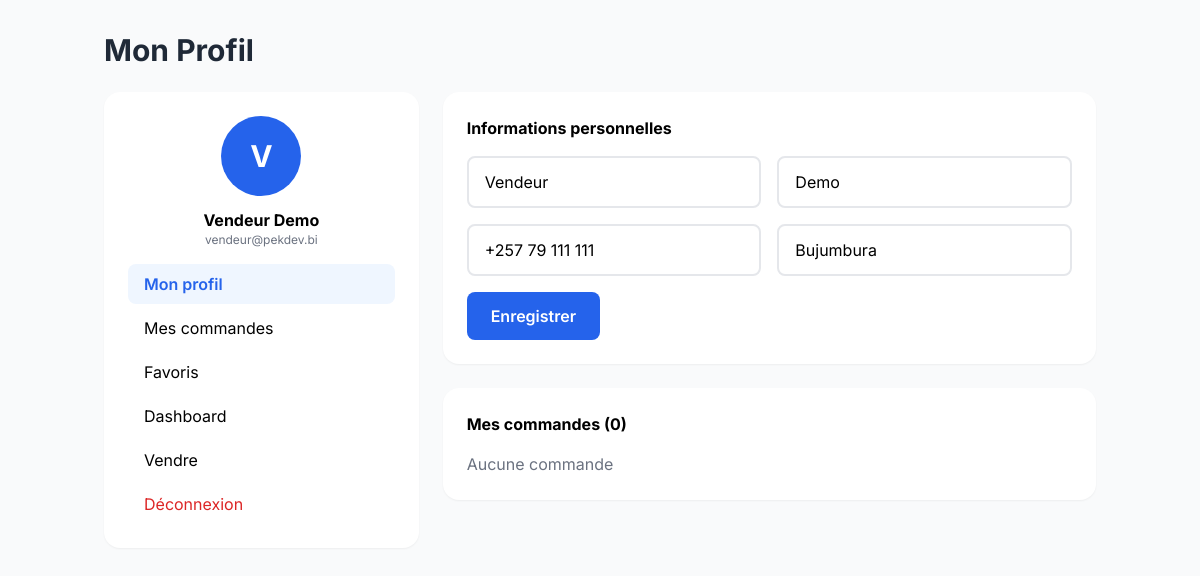
The app's page /pekdev-market/profile.php (signed in) with its own data.
### tables this page shows
CREATE TABLE `users` (
  `id` INT(11) UNSIGNED NOT NULL AUTO_INCREMENT,
  `first_name` VARCHAR(50) NOT NULL,
  `last_name` VARCHAR(50) NOT NULL,
  `email` VARCHAR(100) NOT NULL UNIQUE,
  `phone` VARCHAR(20) DEFAULT NULL,
  `password` VARCHAR(255) NOT NULL,
  `avatar` VARCHAR(255) DEFAULT NULL,
  `role` ENUM('customer','seller','admin') DEFAULT 'customer',
  `province` VARCHAR(50) DEFAULT NULL,
  `city` VARCHAR(50) DEFAULT NULL,
  `address` TEXT DEFAULT NULL,
  `is_verified` TINYINT(1) DEFAULT 0,
  `is_active` TINYINT(1) DEFAULT 1,
  `last_login` DATETIME DEFAULT NULL,
  `created_at` TIMESTAMP DEFAULT CURRENT_TIMESTAMP,
  `updated_at` TIMESTAMP DEFAULT CURRENT_TIMESTAMP ON UPDATE CURRENT_TIMESTAMP,
  PRIMARY KEY (`id`),
  INDEX `idx_email` (`email`),
  INDEX `idx_role` (`role`)
);

### pekdev-market/includes/functions.php (called while the page is built, shortened)
<?php
function clean($data) {
    return htmlspecialchars(trim($data), ENT_QUOTES, 'UTF-8');
}
function isLoggedIn() {
    return isset($_SESSION['user_id']) && !empty($_SESSION['user_id']);
}
function isSeller() {
    return isLoggedIn() && isset($_SESSION['user_role']) && in_array($_SESSION['user_role'], ['seller', 'admin']);
}

### pekdev-market/includes/auth.php (called while the page is built, shortened)
<?php
function getCurrentUser($pdo) {
    $stmt = $pdo->prepare("SELECT * FROM users WHERE id = ?");
    $stmt->execute([$_SESSION['user_id']]);
    return $stmt->fetch();
}

### pekdev-market/profile.php (the view, shortened to what this page needs)
<?php
require_once __DIR__ . '/config/database.php';
require_once __DIR__ . '/includes/functions.php';
require_once __DIR__ . '/includes/auth.php';
$user = getCurrentUser($pdo);
$orders = $pdo->prepare("SELECT * FROM orders WHERE user_id = ? ORDER BY created_at DESC");
$orders->execute([$userId = $_SESSION['user_id']]);
$orders = $orders->fetchAll();
?>
<!DOCTYPE html>
<html lang="fr">
<head>
    <script src="https://cdn.tailwindcss.com"></script>
    <link rel="stylesheet" href="https://cdnjs.cloudflare.com/ajax/libs/font-awesome/6.4.0/css/all.min.css">
</head>
<body class="bg-gray-50 dark:bg-gray-900">
    <div class="max-w-5xl mx-auto px-4 py-8">
        <h1 class="text-3xl font-bold text-gray-800 dark:text-white mb-6">Mon Profil</h1>
        <div class="grid lg:grid-cols-3 gap-6">
            <div class="lg:col-span-1 bg-white dark:bg-gray-800 rounded-2xl p-6 shadow-sm">
                <div class="text-center mb-4">
                    <div class="w-20 h-20 bg-blue-600 rounded-full flex items-center justify-center text-white text-3xl font-bold mx-auto mb-3"><?= strtoupper(substr($user['first_name'], 0, 1)) ?></div>
                    <p class="font-bold"><?= clean($user['first_name'] . ' ' . $user['last_name']) ?></p>
                    <p class="text-xs text-gray-500"><?= clean($user['email']) ?></p>
                </div>
                <nav class="space-y-1">
                    <a href="profile.php" class="block px-4 py-2 bg-blue-50 dark:bg-blue-900/20 text-blue-600 rounded-lg font-semibold">Mon profil</a>
                    <a href="orders.php" class="block px-4 py-2 hover:bg-gray-100 dark:hover:bg-gray-700 rounded-lg">Mes commandes</a>
                    <a href="favorites.php" class="block px-4 py-2 hover:bg-gray-100 dark:hover:bg-gray-700 rounded-lg">Favoris</a>
                    <?php if (isSeller() || isAdmin()): ?>
                        <a href="admin/" class="block px-4 py-2 hover:bg-gray-100 dark:hover:bg-gray-700 rounded-lg">Dashboard</a>
                        <a href="sell.php" class="block px-4 py-2 hover:bg-gray-100 dark:hover:bg-gray-700 rounded-lg">Vendre</a>
                    <?php endif; ?>
                    <a href="logout.php" class="block px-4 py-2 text-red-600 hover:bg-red-50 rounded-lg">Déconnexion</a>
                </nav>
            </div>
            <div class="lg:col-span-2 space-y-6">
                <div class="bg-white dark:bg-gray-800 rounded-2xl p-6 shadow-sm">
                    <h2 class="font-bold mb-4">Informations personnelles</h2>
                    <form method="POST" class="space-y-4">
                        <div class="grid md:grid-cols-2 gap-4">
                            <input type="text" name="first_name" value="<?= clean($user['first_name']) ?>" class="px-4 py-3 border-2 border-gray-200 dark:border-gray-700 dark:bg-gray-700 dark:text-white rounded-lg">
                            <input type="text" name="last_name" value="<?= clean($user['last_name']) ?>" class="px-4 py-3 border-2 border-gray-200 dark:border-gray-700 dark:bg-gray-700 dark:text-white rounded-lg">
                            <input type="tel" name="phone" value="<?= clean($user['phone']) ?>" class="px-4 py-3 border-2 border-gray-200 dark:border-gray-700 dark:bg-gray-700 dark:text-white rounded-lg">
                            <input type="text" name="city" value="<?= clean($user['city']) ?>" class="px-4 py-3 border-2 border-gray-200 dark:border-gray-700 dark:bg-gray-700 dark:text-white rounded-lg">
                        </div>
                        <button type="submit" class="px-6 py-3 bg-blue-600 text-white rounded-lg font-semibold">Enregistrer</button>
                    </form>
                </div>
                <div class="bg-white dark:bg-gray-800 rounded-2xl p-6 shadow-sm">
                    <h2 class="font-bold mb-4">Mes commandes (<?= count($orders) ?>)</h2>
                    <?php if (empty($orders)): ?>
                        <p class="text-gray-500">Aucune commande</p>
                    <?php endif; ?>
                </div>
            </div>
        </div>
    </div>
</body>
</html>

### pekdev-market/profile.php (style rules this page uses)
* { font-family: 'Inter', sans-serif; }

### records on screen
users: first_name "V", first_name+last_name "Vendeur Demo", email "vendeur@pekdev.bi", first_name "Vendeur", last_name "Demo", phone "+257 79 111 111", city "Bujumbura"

### other values on screen
count($orders) "0"
